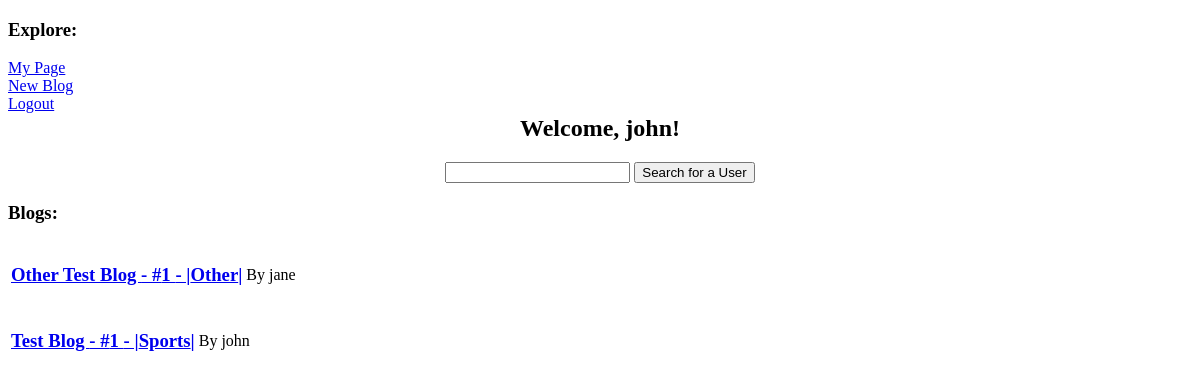
The app's page / (signed in), older data.
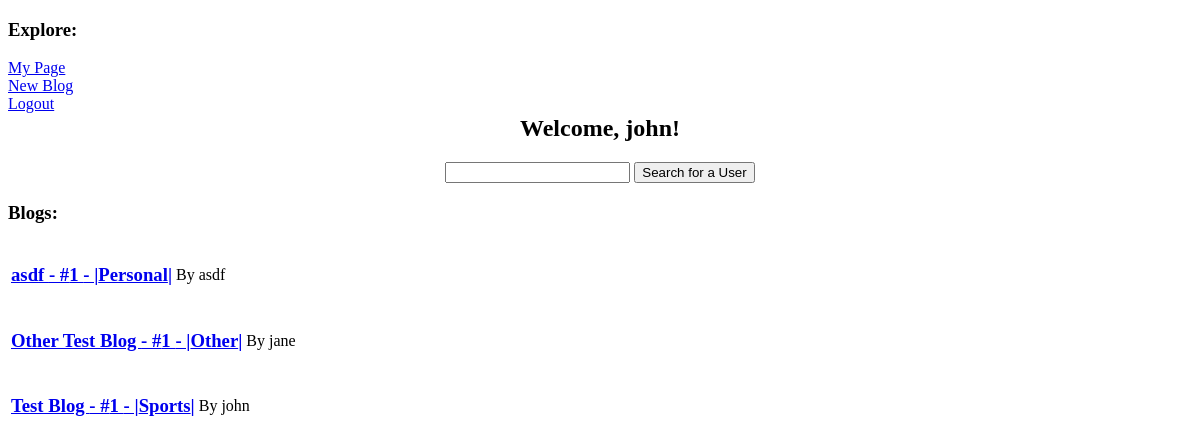
The same page, newer data.
### tables this page shows
CREATE TABLE blog(username TEXT, category TEXT, blog_title TEXT, description TEXT, blog_id INTEGER);

### blog.py (the view)
@app.route('/')
def render_test():
    if 'user' in session:
        username = session['user']
    else:
        return redirect("/login")
    db = sqlite3.connect(DB_FILE)
    c = db.cursor()
    c.execute("SELECT blog_title FROM blog;")
    titles = c.fetchall()
    c.execute("SELECT description FROM blog;")
    descriptions = c.fetchall()
    c.execute("SELECT blog_id FROM blog;")
    ids = c.fetchall()
    c.execute("SELECT username FROM blog;")
    users = c.fetchall()
    c.execute("SELECT category FROM blog;")
    categories = c.fetchall()
    db.commit()
    db.close()
    length = len(descriptions)
    return render_template("index.html", username=username, titles=titles, descriptions=descriptions, ids=ids,
                           length=length, users=users, categories=categories)

### templates/index.html (shortened to what this page needs)
<!DOCTYPE html>
<html>
  <head>
  </head>
  <body>
   <h3> Explore: </h3>
      <ul style="
list-style-type:none;
    float:left; margin:0; padding:0;">
	<li >
	  <a href="/mypage"> My Page </a>
	</li>
	<li>
	  <a href="/add">New Blog</a>
	</li>
	<li>
	  <a href="/logout">Logout</a>
      </ul>
      <br>
      <br>
          <center>
 <h2>Welcome, {{username}}!</h2>
    {% block search %}
	<form action="/search">
	  <input type="text" name="query">
	  <input type="submit" value="Search for a User">
	</form>
	{% endblock %}
    {% block body %}
    </center>
	  <h3> Blogs: </h3>
 {% for n in range(length) %}
 {% set url = "/user/" + users[length - n - 1][0] + "/" + ids[length - n - 1][0]|string %}
    <table>
      <td>
	<h3>
	  <a href={{url}}> {{titles[length - n - 1][0]}} - #{{ids[length - n - 1][0]}} - |{{categories[length - n - 1][0]}}|</a>
	</h3>
<td>
	By {{users[length - n - 1][0]}}
      </td>
      <td>
      </td>
    </table>
    {% endfor %}
  {% endblock %}
  </body>
  </html>

Row changes from the older to the newer data that the page shows:
added blog: blog_title "asdf", blog "1", category "Personal", username "asdf"
Text that changed along with them:
new list line: "- # - | | By"
